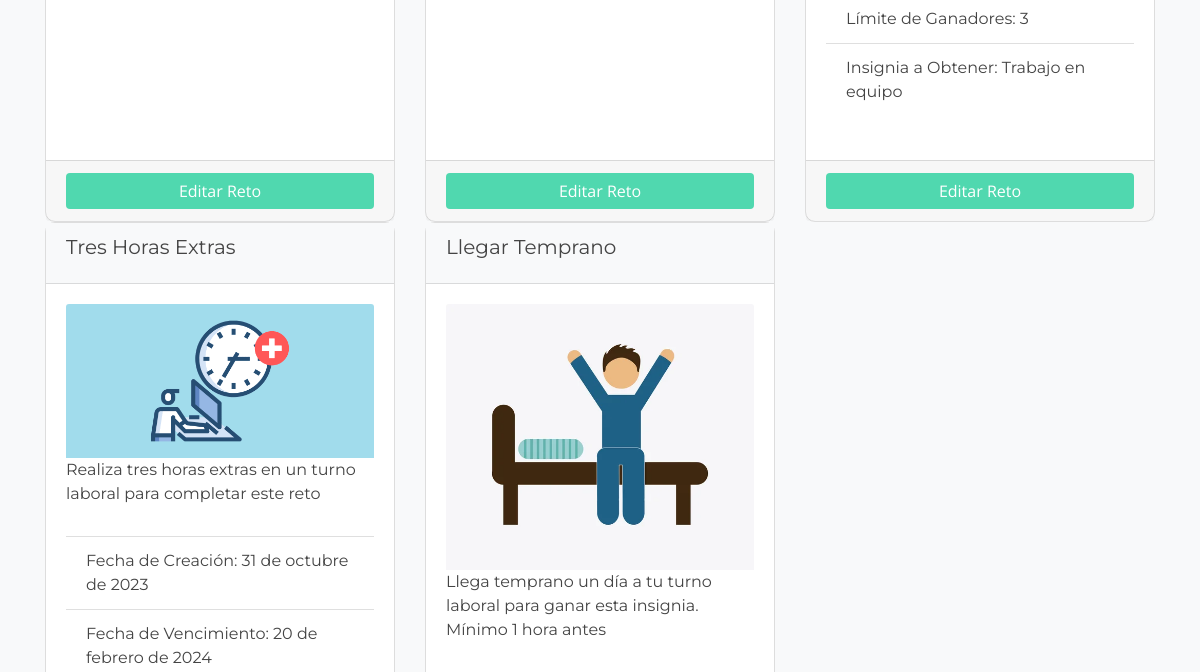
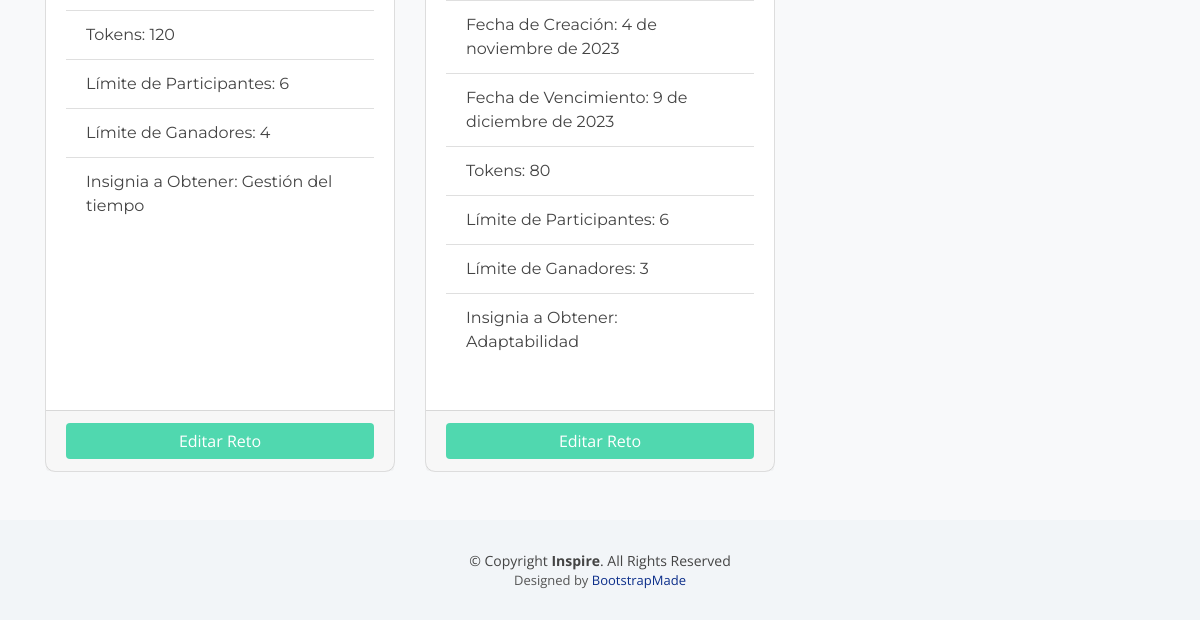
The page /view_challenges (signed in, lower part) on the database as committed earlier (2 pictures, top to bottom).
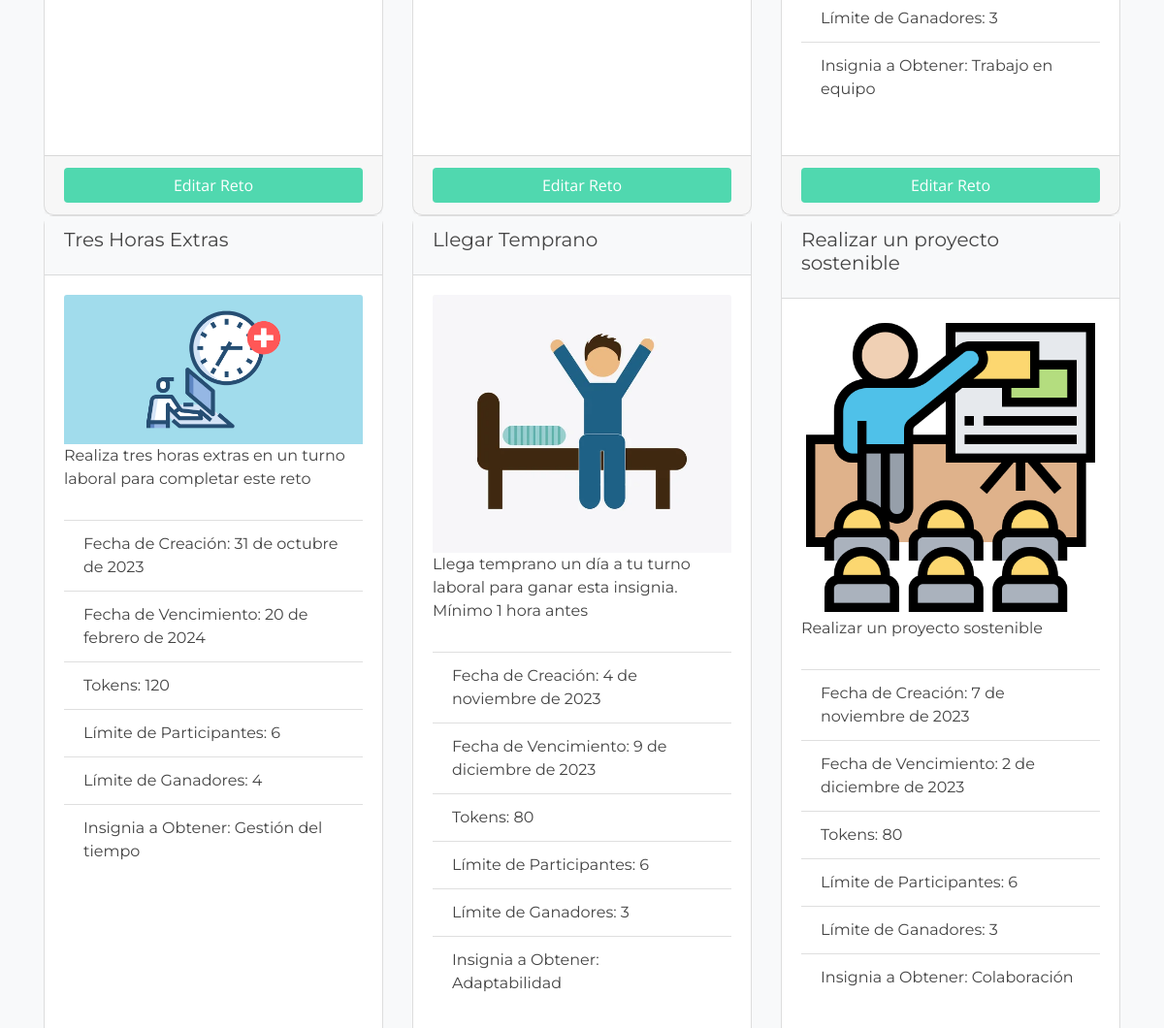
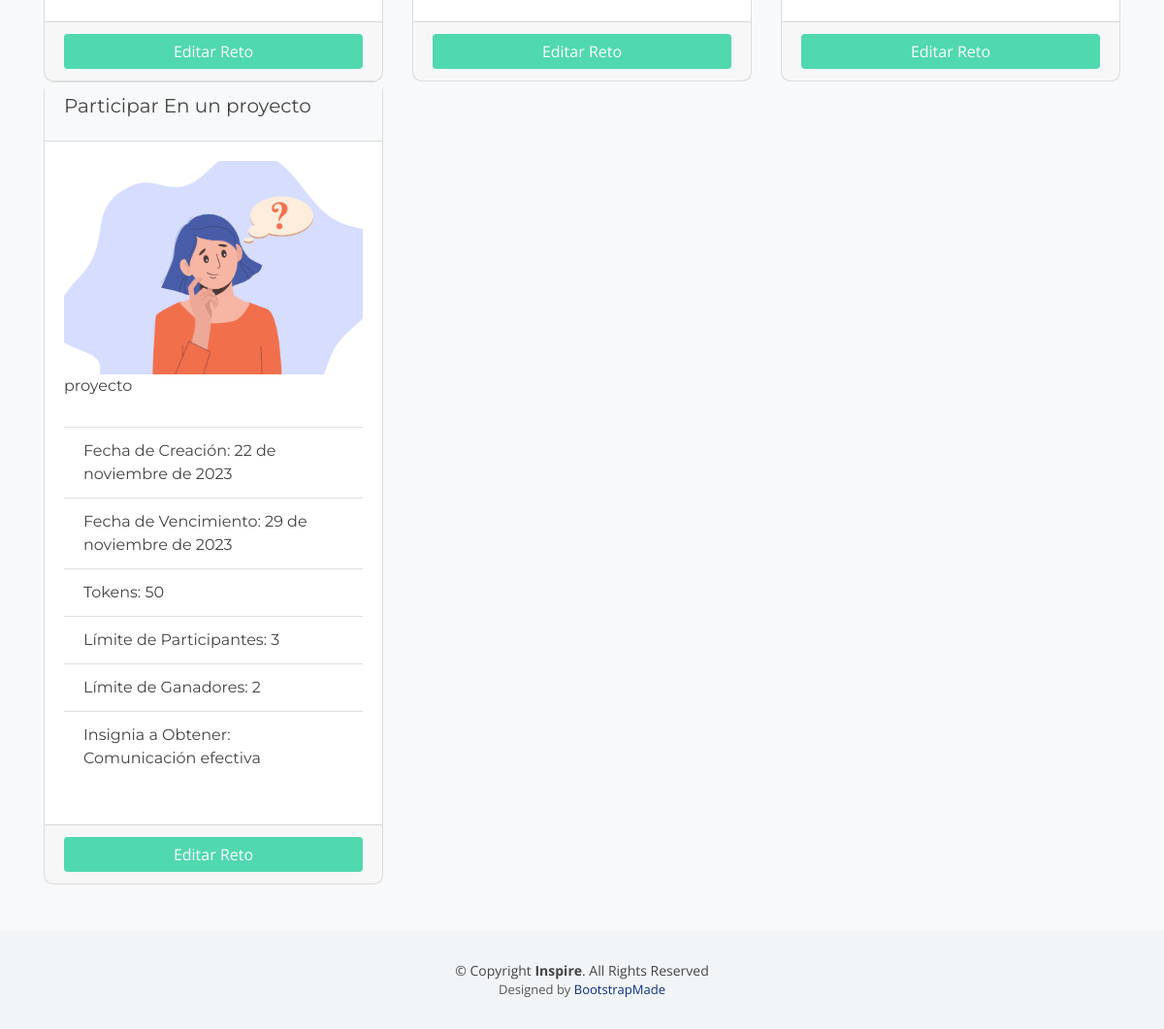
The same page on the database as committed later (2 pictures, top to bottom).
### challenges/models.py (models this page shows)
class Reto(models.Model):
    nombre =  models.CharField(max_length=100)
    descripcion =  models.CharField(max_length=100)
    imagen = models.ImageField(upload_to="uploads/")
    fecha_publicacion = models.DateField(default=date.today)
    fecha_vencimiento = models.DateField(default=date.today)
    nombre_insignia =  models.CharField(max_length=100)
    categoria_insignia = models.CharField(max_length=100, default='', choices=HABILIDADES_LISTA)
    tokens =  models.IntegerField()
    limite_participantes = models.IntegerField(default=6, choices=CANTIDAD_PARTICIPANTES)
    cantidad_ganadores = models.IntegerField()
    estado = models.CharField(max_length=10, choices=ESTADO_CHOICES, default='INICIADO')

### challenges/views.py (the view)
# urls.py: path('view_challenges', challenges_views.view_challenges, name='view_challenges'),
def view_challenges(request):
    tipo_usuario, data_usuario = get_user_type(request)
    retos = Reto.objects.all()
    print(retos)
    print(tipo_usuario)
    if tipo_usuario is None: # Ambas consultas no tienen resultados, está loggeado como admin o no se ha loggeado y no como empleador o empleado
       return redirect("login_view")
    if tipo_usuario == 'empleado':
       return render(request, 'view_challenges_employee.html', {'data_usuario':data_usuario, 'retos': retos})
    elif tipo_usuario == 'empleador':
        return render(request, "view_challenges_employer.html", {'retos': retos})

### challenges/templates/view_challenges_employer.html (shortened to what this page needs)
<html lang="en"><head>
  <link href="static/lib/bootstrap/css/bootstrap.min.css" rel="stylesheet">
  <link rel="stylesheet" href="path/to/font-awesome/css/font-awesome.min.css">
  <link href="static/lib/font-awesome/css/font-awesome.min.css" rel="stylesheet">
  <link href="static/lib/animate/animate.min.css" rel="stylesheet">
  <link href="static/lib/ionicons/css/ionicons.min.css" rel="stylesheet">
  <link href="static/lib/owlcarousel/assets/owl.carousel.min.css" rel="stylesheet">
  <link href="static/lib/magnific-popup/magnific-popup.css" rel="stylesheet">
  <link href="static/lib/ionicons/css/ionicons.min.css" rel="stylesheet">
  <link href="static/css/style.css" rel="stylesheet">
</head>
<body id="body"><button type="button" id="mobile-nav-toggle"></button>
    <main id="main">
      <section id="retos-disponibles" class="bg-light py-5">
        <div class="container">
          <div class="row">
            {% for reto in retos %}
              <div class="col-lg-4 wow fadeIn" data-wow-delay="0.2s">
                <div class="card mb-4 h-100 custom-card">
                  <div class="card-header custom-card-header">
                    <h5 class="card-title" style="font-family: 'Montserrat', sans-serif;">{{ reto.nombre }}</h5>
                  </div>
                  <div class="card-body">
                    <img src="{{ reto.imagen.url }}" class="card-img-top" alt="{{ reto.nombre }}">
                    <p class="card-text" style="font-family: 'Montserrat', sans-serif;">{{ reto.descripcion }}</p>
                    <ul class="list-group list-group-flush">
                      <li class="list-group-item" style="font-family: 'Montserrat', sans-serif;">Fecha de Creación: {{ reto.fecha_publicacion }}</li>
                      <li class="list-group-item" style="font-family: 'Montserrat', sans-serif;">Fecha de Vencimiento: {{ reto.fecha_vencimiento }}</li>
                      <li class="list-group-item" style="font-family: 'Montserrat', sans-serif;">Tokens: {{ reto.tokens }}</li>
                      <li class="list-group-item" style="font-family: 'Montserrat', sans-serif;">Límite de Participantes: {{ reto.limite_participantes }}</li>
                      <li class="list-group-item" style="font-family: 'Montserrat', sans-serif;">Límite de Ganadores: {{ reto.cantidad_ganadores }}</li>
                      <li class="list-group-item" style="font-family: 'Montserrat', sans-serif;">Insignia a Obtener: {{ reto.categoria_insignia }}</li>
                    </ul>
                  </div>
                  {% if reto.id %}
                  <div class="card-footer">
                    <a href="{% url 'edit_challenge' reto_id=reto.id %}" class="btn btn-primary iniciar-reto-btn">
                      Editar Reto
                    </a>
                  </div>
                  {% endif %}
                </div>
              </div>
            {% endfor %}
          </div>
        </div>
      </section>
    </main>
    <footer id="footer">
      <div class="container">
        <div class="copyright">
          © Copyright <strong>Inspire</strong>. All Rights Reserved
        </div>
        <div class="credits">
          Designed by <a href="https://bootstrapmade.com/">BootstrapMade</a>
        </div>
      </div>
    </footer>
        <div id="mobile-body-overly"></div></body></html>

Rows that differ between the two databases and show on the page:
added Reto: nombre "Realizar un proyecto sostenible", imagen (picture), descripcion "Realizar un proyecto sostenible", fecha_publicacion "7 de noviembre de 2023", fecha_vencimiento "2 de diciembre de 2023", tokens "80", limite_participantes "6", cantidad_ganadores "3", categoria_insignia "Colaboración", shows "Editar Reto"
added Reto: nombre "Participar En un proyecto", imagen (picture), descripcion "proyecto", fecha_publicacion "22 de noviembre de 2023", fecha_vencimiento "29 de noviembre de 2023", tokens "50", limite_participantes "3", cantidad_ganadores "2", categoria_insignia "Comunicación efectiva", shows "Editar Reto"
